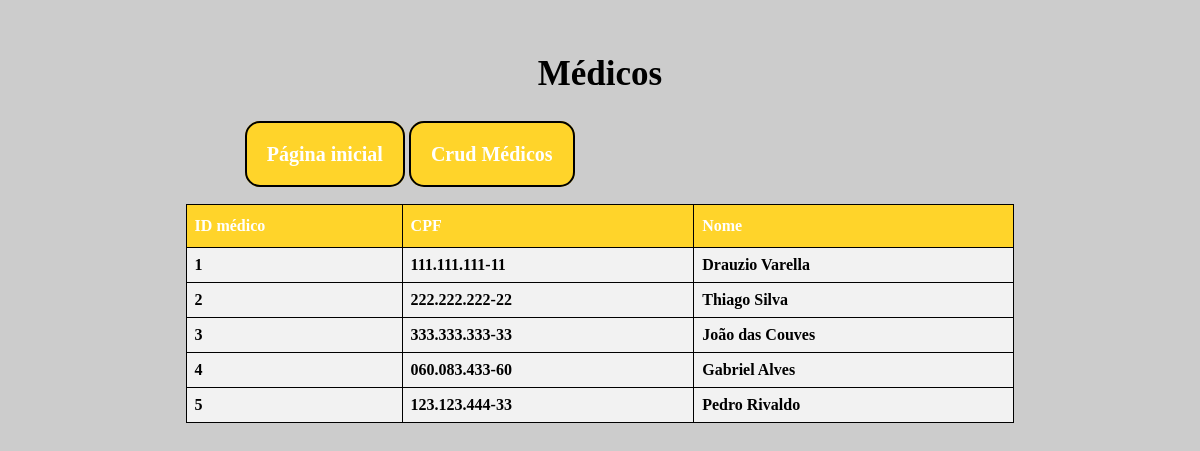
Screenshot of /php/adm_ver_medico.php (signed in) with the database file from the repository.
### tables this page shows
CREATE TABLE `medico` (
  `id_med` int(11) NOT NULL,
  `nome_med` varchar(50) NOT NULL,
  `cpf_med` varchar(14) NOT NULL
);

### php/adm_ver_medico.php (the view, shortened to what this page needs)
<?php
include 'conexao.php';
$sql = "SELECT * FROM medico";
$resultado = $connect->query($sql);
?>
<!DOCTYPE html>
<html lang="pt-br">
<head>
</head>
<body>
    <a href="adm_crud.php">Página inicial</a>
    <a href="adm_cadastrar_medico.php">Crud Médicos</a>
    <h1>Médicos</h1>
    <div align="center">
        <table border="1px " id="emp">
            <thead>
                <tr>
                    <th>ID médico</th>
                    <th>CPF</th>
                    <th>Nome</th>
                </tr>
            </thead>
            <tbody>
         <?php
             if(mysqli_num_rows($resultado) > 0){
                foreach ($resultado as $res) {
                    echo '<tr><td>'.utf8_encode($res["id_med"]).'</td><td>'.utf8_encode($res["cpf_med"]).'</td><td>'.utf8_encode($res["nome_med"]).'</td></tr>';
                }
            }
        ?>
            </tbody>
        </table>
    </div>
</body>
</html>

### php/adm_ver_medico.php (style rules this page uses)
body { font-family: cursive; background-color: #ccc; font-weight: bold; }
h1 { text-align: center; color: #000; font-size: 35px; }
a { position: relative; top: 135px; left: 20%; transform: translateX(-50%); margin-top: 60px; text-decoration: none; border: 2px solid #000; background-color: #FFD42A; padding: 20px; border-radius: 15px; color: #fff; font-weight: bold; font-size: 20px; }
#emp { margin-top: 110px; border-collapse: collapse; width: 70%; }
#emp td, #emp th { border: 1px solid #000; padding: 8px; }
#emp tr:nth-child(n) { background-color: #f2f2f2; }
#emp th { padding-top: 12px; padding-bottom: 12px; text-align: left; background-color: #FFD42A; color: white; }

### rows the page displays
medico: id_med "1", cpf_med "111.111.111-11", nome_med "Drauzio Varella"
medico: id_med "2", cpf_med "222.222.222-22", nome_med "Thiago Silva"
medico: id_med "3", cpf_med "333.333.333-33", nome_med "João das Couves"
medico: id_med "4", cpf_med "060.083.433-60", nome_med "Gabriel Alves"
medico: id_med "5", cpf_med "123.123.444-33", nome_med "Pedro Rivaldo"
